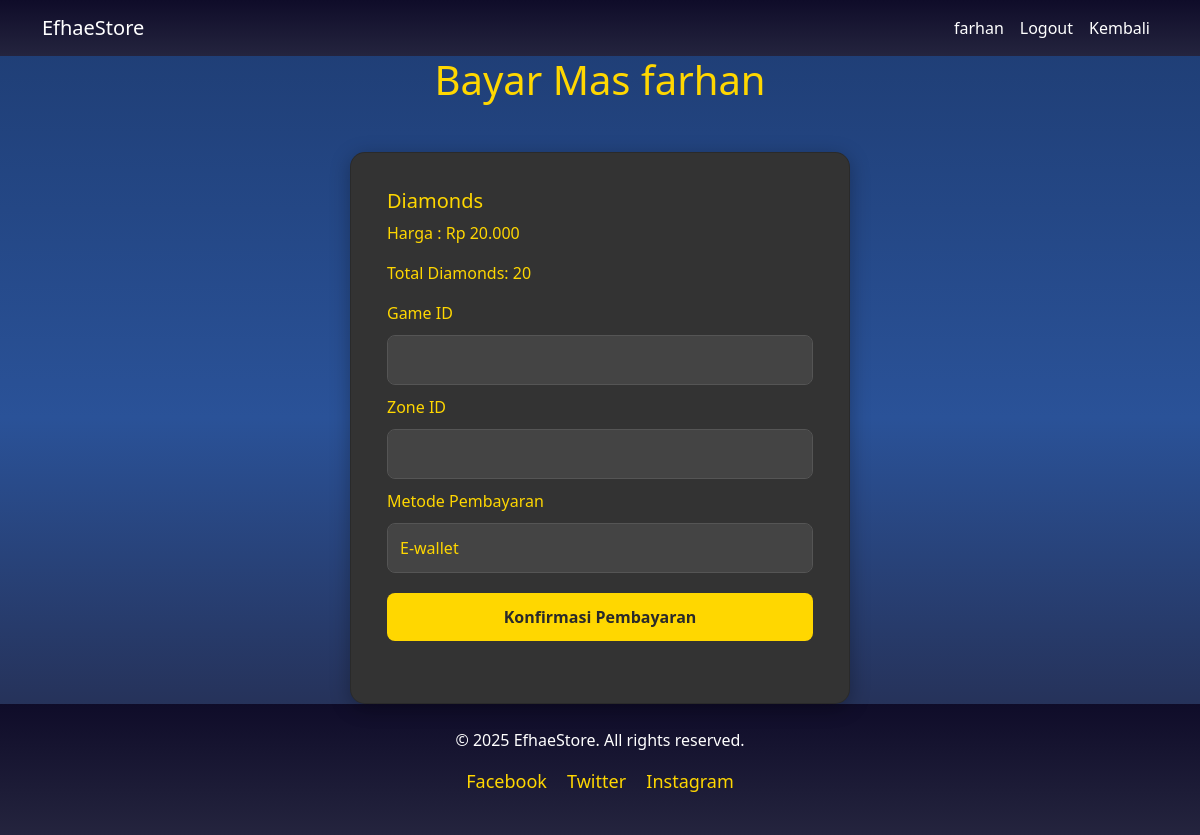
/checkout/1/ (signed in), run on the app's committed database.
### TopUp/models.py (models this page shows, shortened)
class Product(models.Model):
    CATEGORY_CHOICES = [
        ('hok_tokens', 'Hok Tokens'),
        ('mlbb_diamonds', 'MLBB Diamonds'),
        ('pubg_uc', 'PUBG UC'),
    ]
    game = models.ForeignKey(Game, on_delete=models.CASCADE)
    name = models.CharField(max_length=100)
    diamond_amount = models.IntegerField()  # Jumlah diamond
    price = models.DecimalField(max_digits=10, decimal_places=2)
    image = models.ImageField(upload_to='product_images/', blank=True, null=True)# Harga produk

### TopUp/views.py (the view)
# urls.py: path('checkout/<int:product_id>/', views.checkout, name='checkout'),
@login_required
def checkout(request, product_id):
    product = get_object_or_404(Product, id=product_id)
    if request.method == 'POST':
        form = TransactionForm(request.POST)
        if form.is_valid():
            payment_method = form.cleaned_data['payment_method']
            user = request.user
            game_id = form.cleaned_data['game_id']
            zone_id = form.cleaned_data['zone_id']
            email = user.email
            if payment_method == "E-wallet":
                ewallet = form.cleaned_data['ewallet']
                payment_details = ewallet  # Menyimpan ewallet yang dipilih
            elif payment_method == "Bank Transfer":
                bank = form.cleaned_data['bank']
                payment_details = bank  # Menyimpan bank yang dipilih
            else:
                payment_details = None
            transaction = Transaction(
                user=user,
                product=product,
                game_id=game_id,
                zone_id=zone_id,
                payment_method=payment_method,
                email=email,
                status='Pending',  # Status default
            )
            if payment_method == "Bank Transfer" and payment_details:
                transaction.bank = payment_details
            elif payment_method == "E-wallet" and payment_details:
                transaction.ewallet = payment_details
            transaction.save()
            transaction.status = 'Completed'  # Ganti status menjadi completed setelah simulasikan pembayaran
            transaction.save()
            return redirect('transaction_success', transaction_id=transaction.id)
    else:
        form = TransactionForm()
    return render(request, 'checkout.html', {'product': product, 'form': form})

### TopUp/forms.py (shortened to what this page needs)
class TransactionForm(forms.Form):
    PAYMENT_CHOICES = [
        ('E-wallet', 'E-wallet'),
        ('Bank Transfer', 'Bank Transfer'),
    ]
    E_WALLET_CHOICES = [
        ('DANA', 'DANA'),
        ('OVO', 'OVO'),
        ('GoPay', 'GoPay'),
    ]
    BANK_CHOICES = [
        ('BRI', 'BRI'),
        ('BCA', 'BCA'),
        ('BTN', 'BTN'),
    ]
    payment_method = forms.ChoiceField(choices=PAYMENT_CHOICES, required=True)
    ewallet = forms.ChoiceField(choices=E_WALLET_CHOICES, required=False)
    bank = forms.ChoiceField(choices=BANK_CHOICES, required=False)
    game_id = forms.CharField(max_length=100, required=True)
    zone_id = forms.CharField(max_length=100, required=True)
    class Meta:
        model = Transaction
        fields = ['game_id', 'zone_id', 'payment_method']

### TopUp/templatetags/custom_filters.py (called while the page is built)
@register.filter
def format_rupiah(value):
    try:
        value = int(value)
        return f"Rp {value:,.0f}".replace(",", ".")
    except (ValueError, TypeError):
        return value

### TopUp/templates/checkout.html (shortened to what this page needs)
{% load static %}
{% load custom_filters %}
<link href="https://cdn.jsdelivr.net/npm/bootstrap@5.3.0-alpha1/dist/css/bootstrap.min.css" rel="stylesheet">
<link rel="stylesheet" href="{% static 'css/style4.css' %}">
{% block content %}
<nav class="navbar navbar-expand-lg navbar-dark bg-gold">
    <div class="container">
        <a class="navbar-brand" href="/">EfhaeStore</a>
        <div class="collapse navbar-collapse" id="navbarNav">
            <ul class="navbar-nav ms-auto">
                {% if user.is_authenticated %}
                    <li class="nav-item"><a class="nav-link" href="#">{{ user.username }}</a></li>
                    <li class="nav-item"><a class="nav-link" href="{% url 'logout' %}">Logout</a></li>
                {% else %}
                    <li class="nav-item"><a class="nav-link" href="{% url 'login' %}">Login</a></li>
                    <li class="nav-item"><a class="nav-link" href="{% url 'register' %}">Register</a></li>
                {% endif %}
                <li class="nav-item"><a class="nav-link" href="{{ request.META.HTTP_REFERER }}">Kembali</a></li>
            </ul>
        </div>
    </div>
</nav>
<h1 class="text-gold mb-5 text-center">Bayar Mas {{ user.username }}</h1>
<div class="card checkout-card">
    <div class="card-body">
        <h5 class="card-title text-gold">{{ product.name}}</h5>
        <p class="card-text text-gold"> Harga : {{ product.price|format_rupiah }}</p>
        <p class="card-text text-gold">Total Diamonds: {{ product.diamond_amount }}</p>
        <form method="post" class="checkout-form">
            <div class="form-group">
                <label for="game_id">Game ID</label>
                <input type="text" name="game_id" class="form-control" required>
            </div>
            <div class="form-group">
                <label for="zone_id">Zone ID</label>
                <input type="text" name="zone_id" class="form-control" required>
            </div>
            <div class="form-group">
                <label for="payment_method">Metode Pembayaran</label>
                <select name="payment_method" id="payment_method" class="form-control" required>
                    <option value="E-wallet">E-wallet</option>
                </select>
            </div>
            <button type="submit" class="btn btn-primary">Konfirmasi Pembayaran</button>
        </form>
    </div>
</div>
{% endblock %}
{% block footer %}
<footer class="bg-dark text-white text-center py-4">
    <div class="container">
        <p class="mb-0">© 2025 EfhaeStore. All rights reserved.</p>
        <ul class="social-links list-unstyled mt-3">
            <li class="d-inline-block mx-2">
                <a href="#" class="text-gold" title="Facebook">
                     Facebook
                </a>
            </li>
            <li class="d-inline-block mx-2">
                <a href="#" class="text-gold" title="Twitter">
                     Twitter
                </a>
            </li>
            <li class="d-inline-block mx-2">
                <a href="#" class="text-gold" title="Instagram">
                     Instagram
                </a>
            </li>
        </ul>
    </div>
</footer>
{% endblock %}

### TopUp/static/css/style4.css (style rules this page uses)
h1.text-gold { color:#ffd700; }
.bg-gold { background: linear-gradient(to bottom, #0f0c29, #24243e); }
.navbar-dark .navbar-nav .nav-link { color: #ffffff; }
.checkout-card { border-radius: 15px; background-color: #333333; color: #ffd700; box-shadow: 0 4px 20px rgba(0, 0, 0, 0.3); padding: 20px; margin: 0 auto; max-width: 500px; transition: transform 0.3s ease, box-shadow 0.3s ease; }
.checkout-form input, .checkout-form select, .checkout-form button { width: 100%; padding: 12px; font-size: 1rem; border-radius: 8px; background-color: #444444; border: 1px solid #555555; color: #ffd700; margin: 10px 0; transition: background-color 0.3s ease, transform 0.2s ease; }
.checkout-form button { background-color: #ffd700; color: #2a2a2a; border: none; cursor: pointer; font-weight: bold; }
footer { background: linear-gradient(to bottom, #0f0c29, #24243e) !important; color: #ffffff; padding: 30px 0; text-align: center; }
footer .social-links { list-style: none; padding: 0; }
footer .social-links a { color: #ffd700; font-size: 18px; text-decoration: none; }

### data on the page
Product: name "Diamonds", price "Rp 20.000", diamond_amount "20"

### other printed values
{{ user.username }} "farhan"
